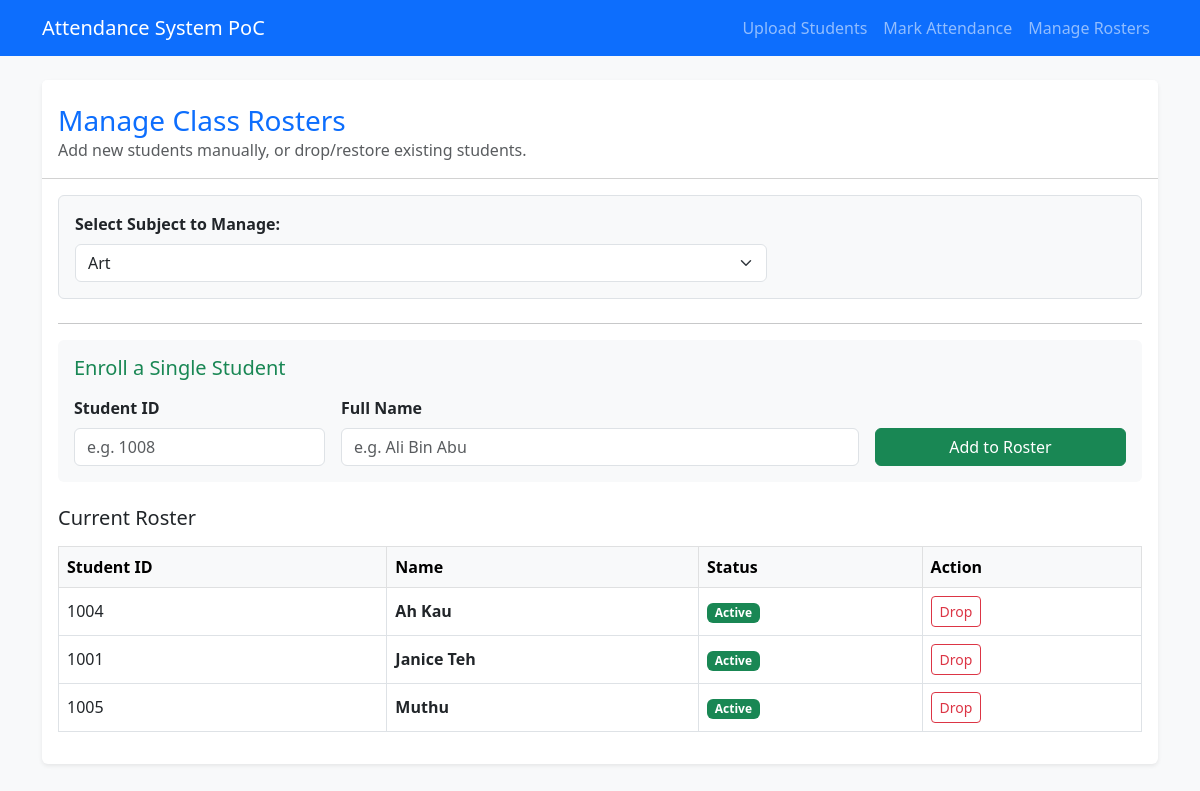
/manage?class_id=2, run on the app's committed database.
### tables this page shows
CREATE TABLE enrollments (
                student_id TEXT,
                class_id INTEGER,
                is_active INTEGER DEFAULT 1, 
                PRIMARY KEY (student_id, class_id),
                FOREIGN KEY(student_id) REFERENCES students(student_id),
                FOREIGN KEY(class_id) REFERENCES classes(id)
            );

CREATE TABLE students (
                student_id TEXT PRIMARY KEY,
                name TEXT NOT NULL
            );

### app.py (the view, shortened to what this page needs)
@app.route('/manage', methods=['GET', 'POST'])
def manage_roster():
    selected_class_id = request.args.get('class_id')
    with get_db_connection() as conn:
        classes = conn.execute('SELECT * FROM classes ORDER BY name').fetchall()
        students = []
        if selected_class_id:
            students = conn.execute('''
                SELECT s.student_id, s.name, e.is_active
                FROM students s
                JOIN enrollments e ON s.student_id = e.student_id
                WHERE e.class_id = ?
                ORDER BY s.name
            ''', (selected_class_id,)).fetchall()
    return render_template('manage.html', classes=classes, students=students, selected_class_id=selected_class_id)

### app.py (called while the page is built)
def get_db_connection():
    conn = sqlite3.connect(DB_NAME)
    conn.row_factory = sqlite3.Row
    return conn

### templates/manage.html (shortened to what this page needs)
{% extends 'base.html' %}
{% block content %}
<div class="card shadow-sm border-0 mt-4">
    <div class="card-header bg-white pt-4 pb-3">
        <h3 class="mb-0 text-primary">Manage Class Rosters</h3>
        <p class="text-muted mb-0">Add new students manually, or drop/restore existing students.</p>
    </div>
    <div class="card-body">
        <form method="get" class="mb-4 bg-light p-3 rounded border">
            <div class="row align-items-center">
                <div class="col-md-8">
                    <label class="form-label fw-bold">Select Subject to Manage:</label>
                    <select name="class_id" class="form-select" required onchange="this.form.submit()">
                        {% for c in classes %}
                            <option value="{{ c['id'] }}" {% if selected_class_id|string == c['id']|string %}selected{% endif %}>
                                {{ c['name'] }}
                            </option>
                        {% endfor %}
                    </select>
                </div>
            </div>
        </form>
        <hr>
        {% if selected_class_id %}
            <div class="card mb-4 bg-light border-0">
                <div class="card-body">
                    <h5 class="card-title text-success mb-3">Enroll a Single Student</h5>
                    <form method="post" action="/manage" class="row g-3 align-items-end">
                        <div class="col-md-3">
                            <label class="form-label fw-bold">Student ID</label>
                            <input type="text" name="new_student_id" class="form-control" placeholder="e.g. 1008" required>
                        </div>
                        <div class="col-md-6">
                            <label class="form-label fw-bold">Full Name</label>
                            <input type="text" name="new_student_name" class="form-control" placeholder="e.g. Ali Bin Abu" required>
                        </div>
                        <div class="col-md-3">
                            <button type="submit" class="btn btn-success w-100">Add to Roster</button>
                        </div>
                    </form>
                </div>
            </div>
            {% if students %}
                <h5 class="mb-3">Current Roster</h5>
                <table class="table table-hover table-bordered align-middle">
                    <thead class="table-light">
                        <tr>
                            <th>Student ID</th>
                            <th>Name</th>
                            <th>Status</th>
                            <th>Action</th>
                        </tr>
                    </thead>
                    <tbody>
                        {% for student in students %}
                        <tr class="{% if student['is_active'] == 0 %}table-secondary text-muted{% endif %}">
                            <td>{{ student['student_id'] }}</td>
                            <td class="fw-bold">{{ student['name'] }}</td>
                            <td>
                                {% if student['is_active'] == 1 %}
                                    <span class="badge bg-success">Active</span>
                                {% else %}
                                    <span class="badge bg-danger">Dropped</span>
                                {% endif %}
                            </td>
                            <td>
                                <form method="post" action="/manage" class="m-0">
                                    {% if student['is_active'] == 1 %}
                                        <button type="submit" class="btn btn-outline-danger btn-sm">Drop</button>
                                    {% else %}
                                        <input type="hidden" name="action" value="restore">
                                        <button type="submit" class="btn btn-outline-success btn-sm">Restore</button>
                                    {% endif %}
                                </form>
                            </td>
                        </tr>
                        {% endfor %}
                    </tbody>
                </table>
            {% else %}
                <div class="alert alert-warning mt-4">No students found for this class. Try adding one above!</div>
            {% endif %}
        {% endif %}
    </div>
</div>
{% endblock %}

### data on the page
enrollments: student_id "1004", name "Ah Kau", is_active "Active"
enrollments: student_id "1001", name "Janice Teh", is_active "Active"
enrollments: student_id "1005", name "Muthu", is_active "Active"

### other printed values
form field class_id "Art"
